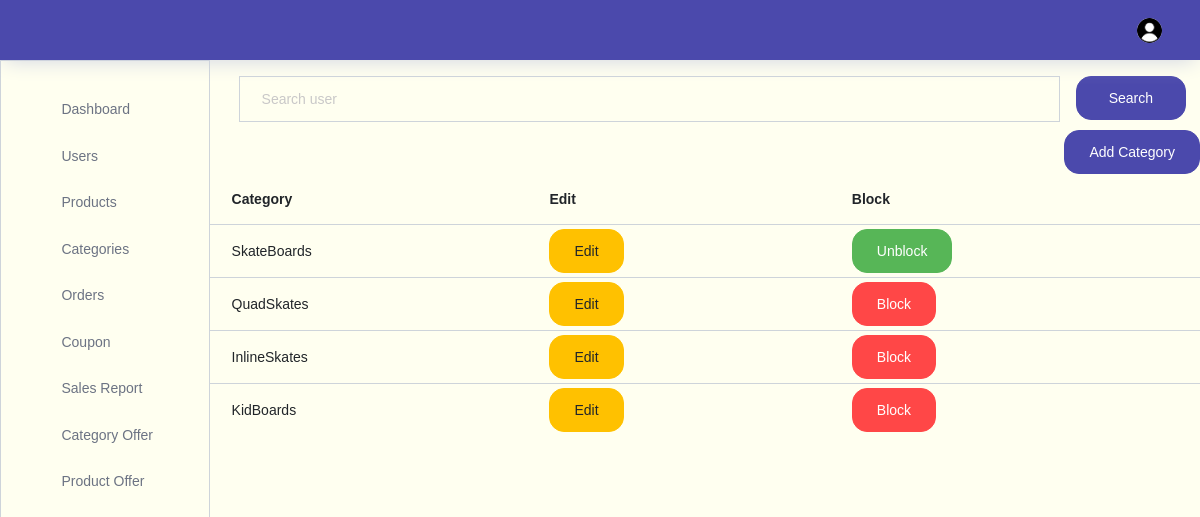
The page /storeadmin/categories/ (signed in) on the database as committed earlier.
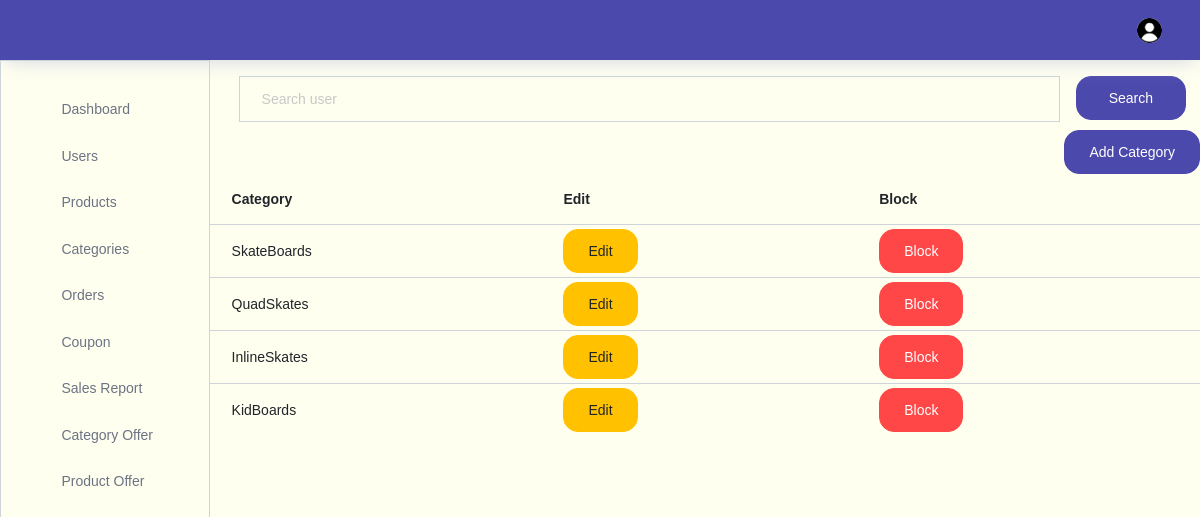
The same page on the database as committed later.
### store/models.py (models this page shows)
class Category(models.Model):
    name=models.CharField(max_length=200,unique=True)
    image=models.ImageField(upload_to='store/categorys/', blank=True)
    noofitems=models.IntegerField()
    isblocked=models.BooleanField(default=False)

### storeadmin/views.py (the view)
# urls.py: path("categories/",views.categories,name="admin_categories"),
@never_cache
def categories(request):
    if "adminname" in request.session:
        datas=Category.objects.all()
        if request.method=="POST":
            enteredname=request.POST["searchitem"]
            datas=Category.objects.filter(name__icontains=enteredname)
        return render(request,"storeadmin/categories/categories.html",{"datas":datas})
    else:
        return redirect(adminsignin)

### storeadmin/templates/storeadmin/categories/categories.html (shortened to what this page needs)
{% extends 'storeadmin/index.html' %}
{% block content %}
<div class="container">
  <div class="container">
    <form action="" method="POST">{% csrf_token %}
      <div class="input-group">
        <input style="background-color:#FFFFF0
        ;" type="text" name="searchitem" class="form-control mt-3" id="navbar-search-input" placeholder="Search user" aria-label="search" aria-describedby="search">
        <div>
          <button  type="submit" class="btn btn-primary btn-block mt-3 ml-3">Search</button>
        </div>
      </div>
    </form>
  </div>
  <div class="row justify-content-end">
    <a href="{% url 'admin_addcategories' %}">
      <button class="btn add-category-btn btn-primary mt-2">Add Category</button>
    </a>
  </div>
  <div class="row">
    <table class="table table-hover">
      <thead>
        <tr>
          <th>Category</th>
          <th>Edit</th>
          <th>Block</th>
        </tr>
      </thead>
      <tbody>
        {% for item in datas %}
        <tr>
          <td class="py-1">{{ item.name }}</td>
          <td class="py-1">
            <a href="{% url 'admin_editcategories' item.id %}">
              <button class="btn edit-btn btn-warning">Edit</button>
            </a>
          </td>
          <td class="py-1">
             {% if item.isblocked %}
              <a href={% url 'admin_blockcategories' item.id %}>
                <button id="blockbutton1{{item.id}}"   type="button " class="btn delete-btn btn-success blockbtn{{item.id}}" data-category-id="{{ item.id }}">Unblock</button>
             {% endif %}
            {% if not item.isblocked %}
            <a href={% url 'admin_blockcategories' item.id %}>
              <button id="blockbutton2{{item.id}}"    type="button" class="btn delete-btn btn-danger blockbtn{{item.id}}" data-category-id="{{ item.id }}">Block</button>
            {% endif %}
          </td>
        </tr>
        {% endfor %}
      </tbody>
    </table>
  </div>
</div>
{% endblock content %}

Rows that differ between the two databases and show on the page:
changed Category "SkateBoards": isblocked "Unblock" → "Block"
